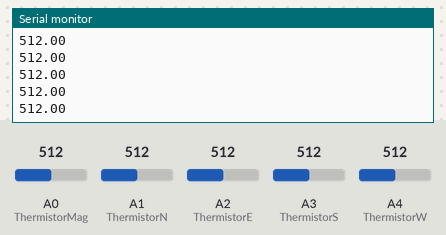
Simulated run of this sketch. Board: Arduino Uno, built with avr-gcc and run on an emulated ATmega328P. Parts: the last lines printed to the serial monitor. The test bench sets the inputs (shaded band); at power-on: A0 (ThermistorMag) = 512, A1 (ThermistorN) = 512, A2 (ThermistorE) = 512, A3 (ThermistorS) = 512, A4 (ThermistorW) = 512.

Above: at 1.2 s.
1.3 s: A0 (ThermistorMag) set to 716
At 1.32 s:
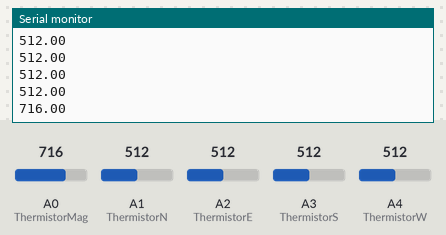
2.8 s: A0 (ThermistorMag) set to 992
At 2.84 s:
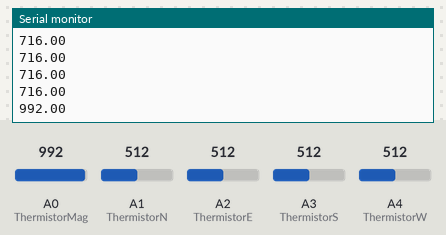
Timing chart, 0 to 5.8 s (numbered marks = the images above; inputs shaded):
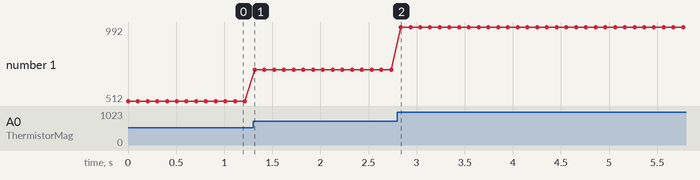

Measured:
- after the input at 1.3 s, the serial monitor: prints a new line at once (image 1)
- after the input at 2.8 s, the serial monitor: prints a new line at once (image 2)
- plotted number 1: 512 → 716 after the input at 1.3 s, 716 → 992 after the input at 2.8 s

The sketch:

full_prototype.ino
```cpp
/*
 * Created 07/08/20
 * By Jack A. Defay
 *
 * Code for reading data from the flex sensor used in the field tests.
 * Prints out the magnitude as an analog value for later conversion.
 * Prints out either the calculated direction in degrees or the two cross proportions for more detail.
 *
 * This code is published under the MIT Open Source Liscense
 */

#include <math.h>

int ThermistorMag = A0;  //thermistor 5
int ThermistorN = A1;  //thermistor 8
int ThermistorE = A2;  //thermistor 2
int ThermistorS = A3;  //thermistor 7
int ThermistorW = A4;  //thermistor 6

int pins[] = {ThermistorN, ThermistorE, ThermistorS, ThermistorW};
double data[4];
double mag;
double proportionX, proportionY;
double dir = 0;

const double offset[4] = {2, -4, -2, 6};
double average = 0;

void setup() {
  pinMode(ThermistorMag, INPUT);
  pinMode(ThermistorN, INPUT);
  pinMode(ThermistorE, INPUT);
  pinMode(ThermistorS, INPUT);
  pinMode(ThermistorW, INPUT);


  Serial.begin(9600);
}

void loop() {
//  Serial.print(millis());
//  Serial.print(", ");

  mag = analogRead(ThermistorMag);
  Serial.print(mag);
//  Serial.print(", ");

  average = 0;

  for(int n=0; n<4; n++){
    data[n] = analogRead(pins[n]);
//    Serial.print(data[n]);
//    Serial.print(", ");
    average += data[n];
  }
  Serial.println();

  average = average/4;

  for(int n=0; n<4; n++){
    data[n] = data[n] - average - offset[n];
//      data[n] = data[n] - average;
//      Serial.print(data[n]);
//      Serial.print(", ");
  }
//  Serial.println();

  proportionY = data[0] - data[2];  //sensor 1 - 5
  proportionX = data[1] - data[3];  //sensor 3 - 7

//  Serial.print(proportionX);
//  Serial.print(", ");
//  Serial.print(proportionY);
//  Serial.print(", ");

  dir = atan2(proportionY,proportionX);
  dir = (180/3.14159) * dir;

//  Serial.println(dir);

  delay(100);
}
```
